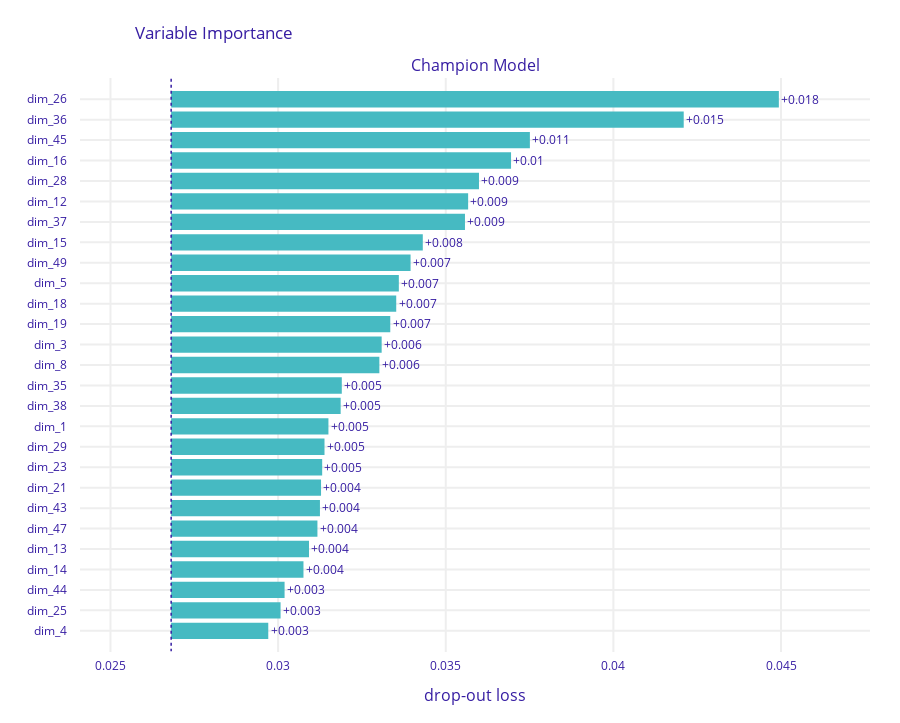

Notebook source saved alongside this figure:
### Code cell
import dalex
# Create an explainer object
exp = dalex.Explainer(model, X_train_scaled_df, y_train, label='Champion Model')

# Calculate feature importance
feature_importance = exp.model_parts()
feature_importance.plot(max_vars=27)

### Figure 1 — Plotly figure (JSON) as saved in the notebook; plotly's stock layout.template omitted (floating-point values rounded to 4 significant figures)
{"data": [{"base": 0.02681, "hoverinfo": "text", "hoverlabel": {"bgcolor": "rgba(0,0,0,0.8)"}, "hovertext": ["Model: Champion Model loss after<br>variable: dim_26 is permuted: 0.045<br>Drop-out loss change: +0.018", "Model: Champion Model loss after<br>variable: dim_36 is permuted: 0.042<br>Drop-out loss change: +0.015", "Model: Champion Model loss after<br>variable: dim_45 is permuted: 0.038<br>Drop-out loss change: +0.011", "Model: Champion Model loss after<br>variable: dim_16 is permuted: 0.037<br>Drop-out loss change: +0.01", "Model: Champion Model loss after<br>variable: dim_28 is permuted: 0.036<br>Drop-out loss change: +0.009", "Model: Champion Model loss after<br>variable: dim_12 is permuted: 0.036<br>Drop-out loss change: +0.009", "Model: Champion Model loss after<br>variable: dim_37 is permuted: 0.036<br>Drop-out loss change: +0.009", "Model: Champion Model loss after<br>variable: dim_15 is permuted: 0.034<br>Drop-out loss change: +0.008", "Model: Champion Model loss after<br>variable: dim_49 is permuted: 0.034<br>Drop-out loss change: +0.007", "Model: Champion Model loss after<br>variable: dim_5 is permuted: 0.034<br>Drop-out loss change: +0.007", "Model: Champion Model loss after<br>variable: dim_18 is permuted: 0.034<br>Drop-out loss change: +0.007", "Model: Champion Model loss after<br>variable: dim_19 is permuted: 0.033<br>Drop-out loss change: +0.007", "Model: Champion Model loss after<br>variable: dim_3 is permuted: 0.033<br>Drop-out loss change: +0.006", "Model: Champion Model loss after<br>variable: dim_8 is permuted: 0.033<br>Drop-out loss change: +0.006", "Model: Champion Model loss after<br>variable: dim_35 is permuted: 0.032<br>Drop-out loss change: +0.005", "Model: Champion Model loss after<br>variable: dim_38 is permuted: 0.032<br>Drop-out loss change: +0.005", "Model: Champion Model loss after<br>variable: dim_1 is permuted: 0.032<br>Drop-out loss change: +0.005", "Model: Champion Model loss after<br>variable: dim_29 is permuted: 0.031<br>Drop-out loss change: +0.005", "Model: Champion Model loss after<br>variable: dim_23 is permuted: 0.031<br>Drop-out loss change: +0.005", "Model: Champion Model loss after<br>variable: dim_21 is permuted: 0.031<br>Drop-out loss change: +0.004", "Model: Champion Model loss after<br>variable: dim_43 is permuted: 0.031<br>Drop-out loss change: +0.004", "Model: Champion Model loss after<br>variable: dim_47 is permuted: 0.031<br>Drop-out loss change: +0.004", "Model: Champion Model loss after<br>variable: dim_13 is permuted: 0.031<br>Drop-out loss change: +0.004", "Model: Champion Model loss after<br>variable: dim_14 is permuted: 0.031<br>Drop-out loss change: +0.004", "Model: Champion Model loss after<br>variable: dim_44 is permuted: 0.03<br>Drop-out loss change: +0.003", "Model: Champion Model loss after<br>variable: dim_25 is permuted: 0.03<br>Drop-out loss change: +0.003", "Model: Champion Model loss after<br>variable: dim_4 is permuted: 0.03<br>Drop-out loss change: +0.003"], "marker": {"color": "#46bac2"}, "orientation": "h", "showlegend": false, "text": ["+0.018", "+0.015", "+0.011", "+0.01", "+0.009", "+0.009", "+0.009", "+0.008", "+0.007", "+0.007", "+0.007", "+0.007", "+0.006", "+0.006", "+0.005", "+0.005", "+0.005", "+0.005", "+0.005", "+0.004", "+0.004", "+0.004", "+0.004", "+0.004", "+0.003", "+0.003", "+0.003"], "textposition": "outside", "type": "bar", "x": [0.01812, 0.01529, 0.0107, 0.01014, 0.009181, 0.008858, 0.008763, 0.007505, 0.007141, 0.006791, 0.006713, 0.006535, 0.006278, 0.00621, 0.005089, 0.005056, 0.004691, 0.004574, 0.004504, 0.004471, 0.004438, 0.004363, 0.004111, 0.003946, 0.003383, 0.003263, 0.002897], "xaxis": "x", "y": ["dim_26", "dim_36", "dim_45", "dim_16", "dim_28", "dim_12", "dim_37", "dim_15", "dim_49", "dim_5", "dim_18", "dim_19", "dim_3", "dim_8", "dim_35", "dim_38", "dim_1", "dim_29", "dim_23", "dim_21", "dim_43", "dim_47", "dim_13", "dim_14", "dim_44", "dim_25", "dim_4"], "yaxis": "y"}], "layout": {"annotations": [{"font": {"size": 16}, "showarrow": false, "text": "Champion Model", "x": 0.5, "xanchor": "center", "xref": "paper", "y": 1, "yanchor": "bottom", "yref": "paper"}, {"font": {"size": 16}, "showarrow": false, "text": "drop-out loss", "x": 0.5, "xanchor": "center", "xref": "paper", "y": 0, "yanchor": "top", "yref": "paper", "yshift": -30}], "font": {"color": "#371ea3"}, "height": 723, "margin": {"b": 71, "r": 30, "t": 78}, "shapes": [{"line": {"color": "#371ea3", "dash": "dot", "width": 1.5}, "type": "line", "x0": 0.02681, "x1": 0.02681, "xref": "x", "y0": -1, "y1": 27, "yref": "y"}], "title": {"text": "Variable Importance", "x": 0.15}, "xaxis": {"anchor": "y", "automargin": true, "domain": [0, 1], "fixedrange": true, "gridwidth": 2, "range": [0.02409, 0.04765], "tickcolor": "white", "ticklen": 3, "ticks": "outside", "type": "linear", "zeroline": false}, "yaxis": {"anchor": "x", "automargin": true, "autorange": "reversed", "domain": [0, 1], "fixedrange": true, "gridwidth": 2, "tickcolor": "white", "ticklen": 10, "ticks": "outside", "type": "category"}}}
